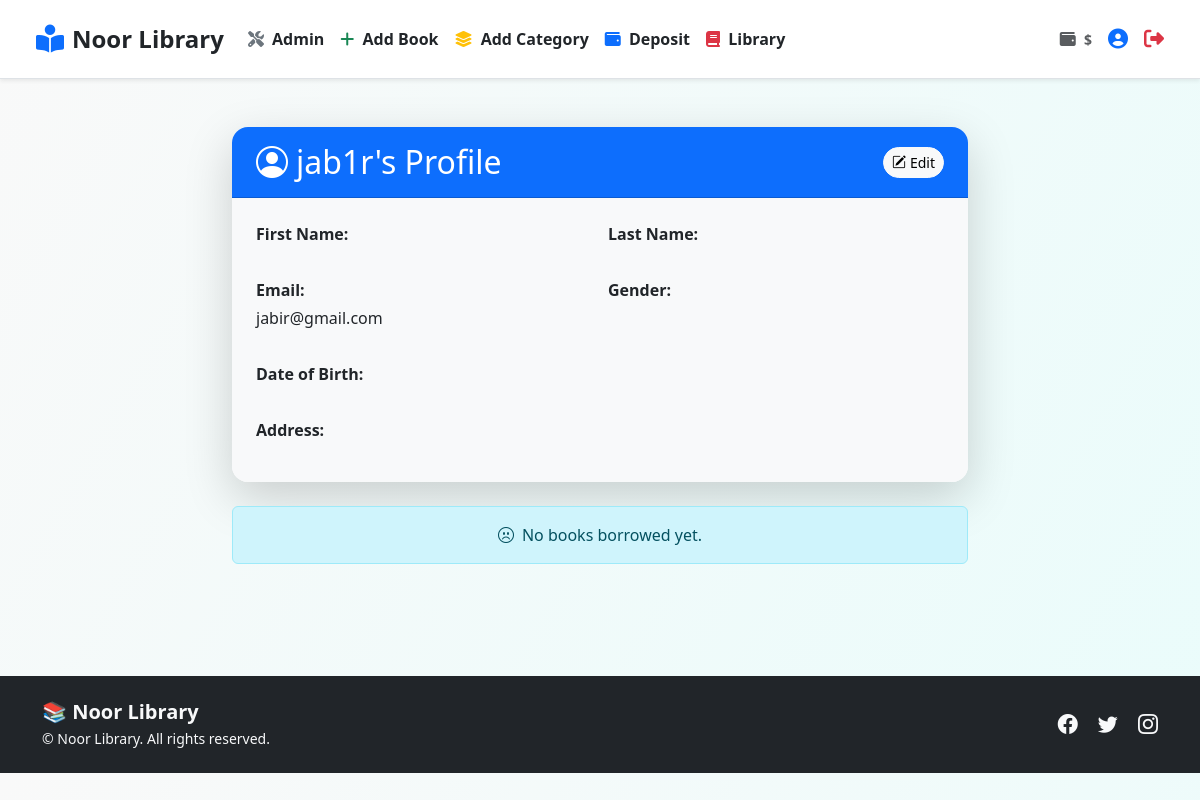
/profile/ (signed in), run on an earlier commit of the app's database.
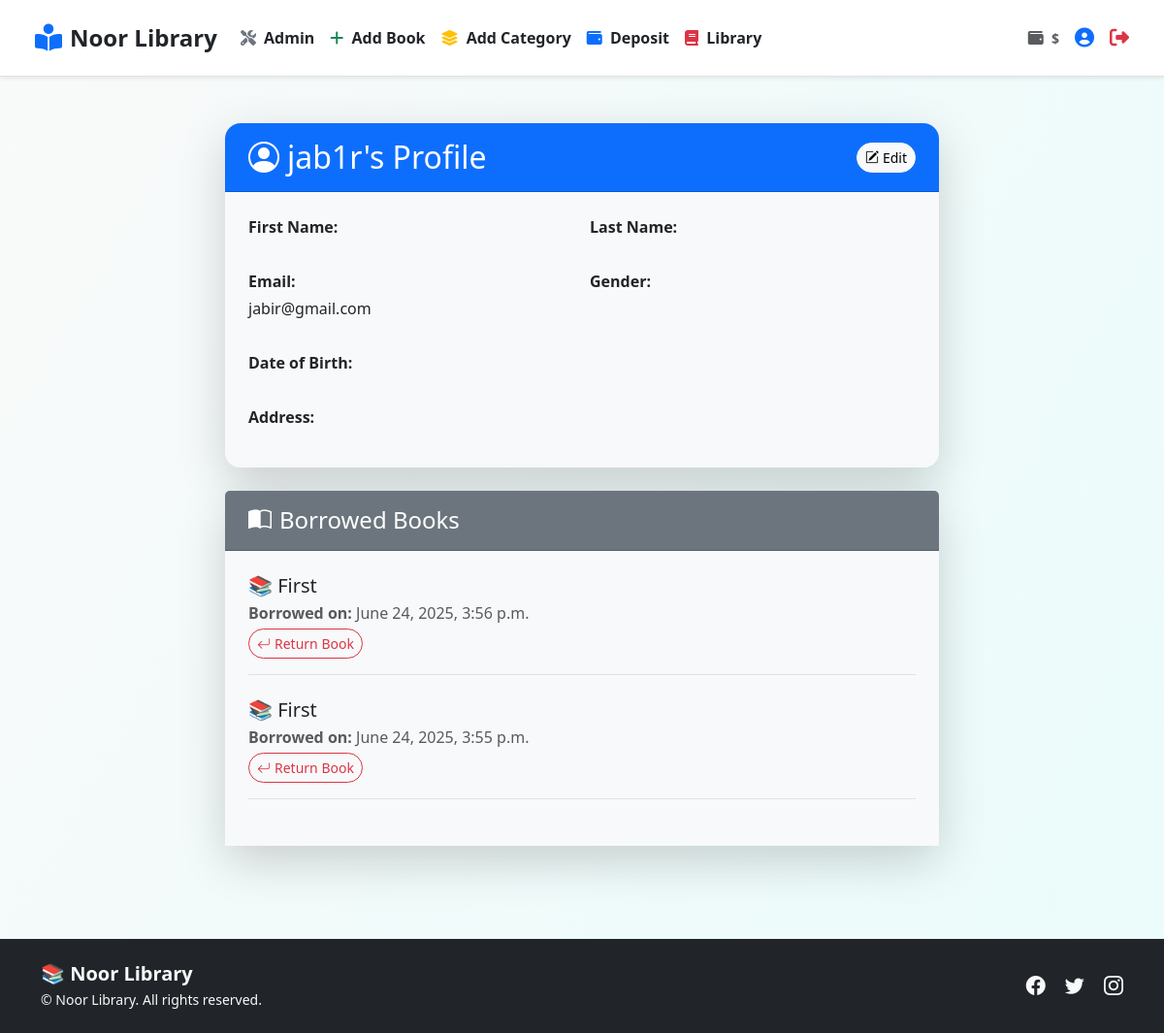
And on a later commit of the database.
### Book/models.py (models this page shows, shortened)
class Purchase(models.Model):
    book = models.ForeignKey(
        Book, on_delete=models.CASCADE, related_name="purchases_book"
    )
    user = models.ForeignKey(
        User, on_delete=models.CASCADE, related_name="purchases_user"
    )
    purchase_date = models.DateTimeField(auto_now_add=True)

class Book(models.Model):
    title = models.CharField(max_length=200)
    author = models.CharField(max_length=100)
    pages = models.PositiveIntegerField()
    cover_image = models.ImageField(upload_to="covers/", blank=True, null=True)
    description = models.TextField(blank=True, null=True)
    price = models.DecimalField(max_digits=5, decimal_places=2)
    category = models.ForeignKey(
        Category, on_delete=models.CASCADE, related_name="books"
    )
    available_copies = models.PositiveIntegerField(default=0, blank=True, null=True)

### Accounts/views.py (the view)
# urls.py: path("profile/", UserProfileView.as_view(), name="profile"),
class UserProfileView(View):
    template_name = "accounts/profile.html"
    title = "Profile"
    def get(self, request):
        if not request.user.is_authenticated:
            return redirect("login")
        purchases = Purchase.objects.filter(user=request.user).order_by(
            "-purchase_date"
        )
        return render(
            request, self.template_name, {"user": request.user, "purchases": purchases}
        )

### Accounts/templates/accounts/profile.html (shortened to what this page needs)
{% extends "base.html" %}
{% load crispy_forms_tags %}
{% block content %}
<div class="container py-5">
  <div class="row justify-content-center">
    <div class="col-lg-8">
      <div class="card shadow-lg border-0 rounded-4 mb-4 overflow-hidden">
        <div class="card-header bg-primary text-white d-flex justify-content-between align-items-center py-3 px-4">
          <h2 class="mb-0">
            <i class="bi bi-person-circle me-2"></i>{{ user.username }}'s Profile
          </h2>
          <a href="{% url 'update_profile' %}" class="btn btn-light btn-sm rounded-pill">
            <i class="bi bi-pencil-square me-1"></i>Edit
          </a>
        </div>
        <div class="card-body bg-light p-4">
          <div class="row">
            <div class="col-md-12">
              <div class="row g-3">
                <div class="col-md-6">
                  <p class="mb-1"><strong>First Name:</strong></p>
                </div>
                <div class="col-md-6">
                  <p class="mb-1"><strong>Last Name:</strong></p>
                </div>
                <div class="col-md-6">
                  <p class="mb-1"><strong>Email:</strong></p>
                  <p>{{ user.email }}</p>
                </div>
                <div class="col-md-6">
                  <p class="mb-1"><strong>Gender:</strong></p>
                </div>
                <div class="col-md-6">
                  <p class="mb-1"><strong>Date of Birth:</strong></p>
                </div>
                <div class="col-md-12">
                  <p class="mb-1"><strong>Address:</strong></p>
                </div>
              </div>
            </div>
          </div>
        </div>
      </div>
      {% if purchases %}
      <div class="card shadow-lg border-0 rounded-4">
        <div class="card-header bg-secondary text-white py-3 px-4">
          <h4 class="mb-0">
            <i class="bi bi-book-half me-2"></i>Borrowed Books
          </h4>
        </div>
        <div class="card-body bg-light p-4">
          {% for purchase in purchases %}
          <div class="mb-4 pb-3 border-bottom">
            <h5 class="mb-1">📚 {{ purchase.book.title }}</h5>
            <p class="mb-1 text-muted"><strong>Borrowed on:</strong> {{ purchase.purchase_date }}</p>
            <a href="{% url 'return_book' purchase.book.id %}" class="btn btn-outline-danger btn-sm rounded-pill">
              <i class="bi bi-arrow-return-left me-1"></i>Return Book
            </a>
          </div>
          {% endfor %}
        </div>
      </div>
      {% else %}
      <div class="alert alert-info text-center mt-4" role="alert">
        <i class="bi bi-emoji-frown me-2"></i>No books borrowed yet.
      </div>
      {% endif %}
    </div>
  </div>
</div>
{% endblock %}

What changed in the data, as far as the page shows it:
added Purchase: book "First", purchase_date "June 24, 2025, 3:56 p.m."
added Purchase: book "First", purchase_date "June 24, 2025, 3:55 p.m."
Also different on the page:
text no longer shown: "No books borrowed yet."
text now shown: "Borrowed Books"
